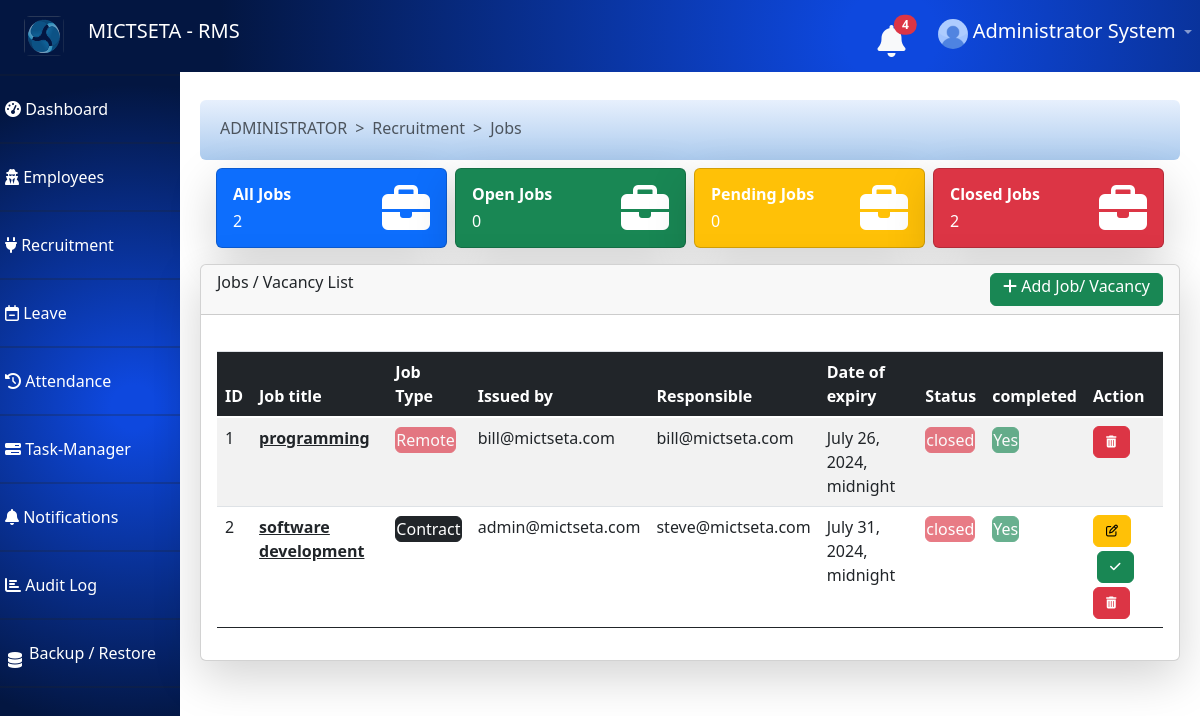
Page /dashboard/view_jobs/ (signed in) on the earlier database version.
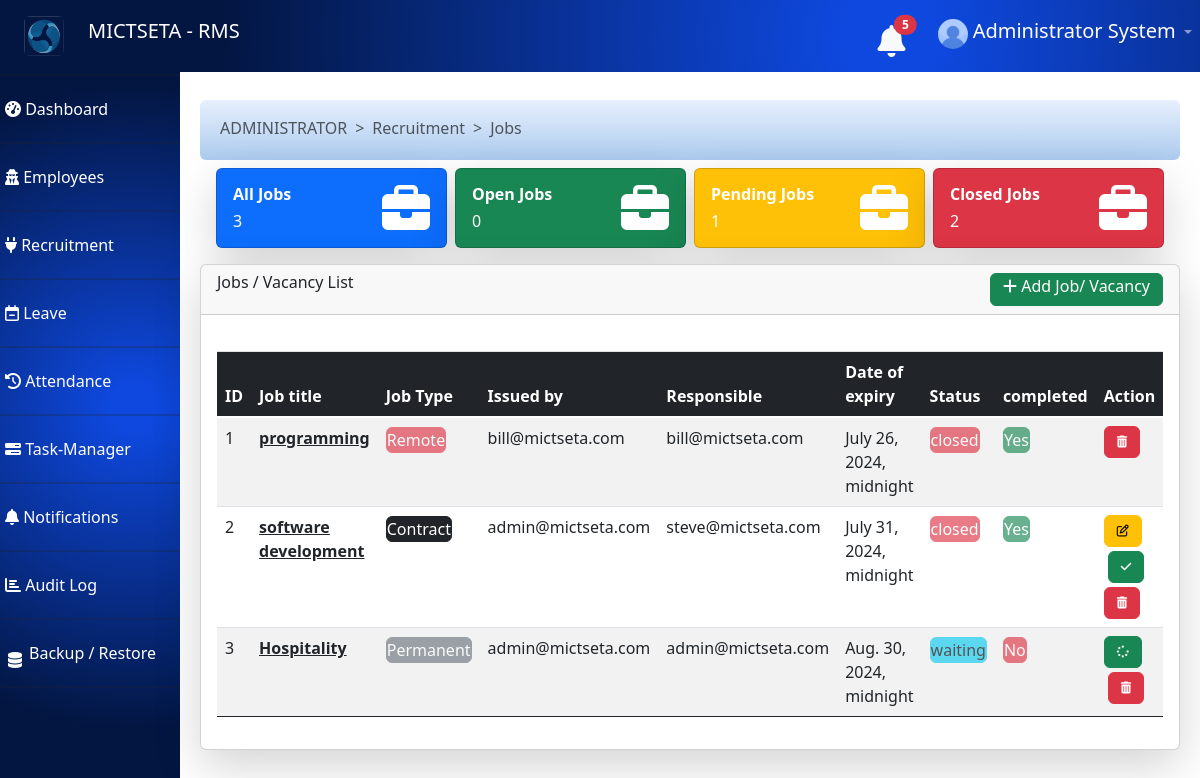
Same page on the later database version.
### jobs/models.py (models this page shows, shortened)
class JobPost(models.Model):
    user = models.ForeignKey(User, on_delete=models.CASCADE, related_name='jobs')
    assigned_to = models.ForeignKey(User, on_delete=models.CASCADE, default=1)
    title = models.CharField(max_length=225, unique=False, null=False)
    description = models.TextField(null=False)
    start_date = models.DateTimeField(auto_now_add=True)
    end_date = models.DateTimeField(null=False)
    location = models.CharField(max_length=225, unique=False, null=False)
    salary_range = models.CharField(max_length=100, null=True)  # Added field for salary range
    job_type = models.CharField(max_length=50, null=False, default='Full-time')  # Added field for job type
    industry = models.CharField(max_length=100, null=True)  # Added field for industry
    company_name = models.CharField(max_length=225, null=True)  # Added field for company name
    status = models.CharField(max_length=20, null=False, default="waiting")
    is_complete = models.BooleanField(null=False, default=False)
    is_approved = models.BooleanField(null=False, default=False)

### dashboard/views.py (the view)
# urls.py: path('view_jobs/', views.view_jobs, name='dashboard.view_jobs'),
@csrf_protect
def view_jobs(request):
	if request.user.is_authenticated:
		current_time = now()
		for leave in request.user.leave_set.all():  # Ensure you call the method and use the correct related name
			if leave.start_date <= current_time <= leave.end_date and leave.status == "Approved":
				return HttpResponse("<h1>Request denied: you are on leave</h1>")
		jobs = JobPost.objects.all()
		for job in jobs:
			if job.status != "closed":
				if current_time > job.end_date :
					job.status = "closed"
					job.save()
		all_jobs = len(jobs)
		open_jobs= len(JobPost.objects.filter(status="open"))
		pending_jobs = len(JobPost.objects.filter(status="waiting"))
		pending_jobs = len(JobPost.objects.filter(status="pending")) + pending_jobs
		closed_jobs = len(JobPost.objects.filter(status="closed"))
		if request.user.is_superuser:
			notify_len = len(Notification.objects.filter(is_seen=False))
		else:
			notify_len = len(Notification.objects.filter(user=request.user,is_seen=False))
		if request.user.is_superuser:
			employees = User.objects.filter(is_staff=True)
		else:
			employees = User.objects.filter(id=request.user.id)
		return render(request,'view_job.html',{'employees':employees,'notify_len':notify_len,'jobs':jobs, 'all_jobs':all_jobs,'open_jobs':open_jobs, 'pending_jobs':pending_jobs,'closed_jobs':closed_jobs})
	else:
		return redirect('render_auth_page')

### dashboard/templates/view_job.html (shortened to what the changed rows need)
{% extends 'dashboard_base.html' %}
{% load static %}
{% block description %}
<div class="d-flex justify-content-between mt-2 ">
  <div class="card text-bg-primary mb-3 mx-1 w-100 shadow-lg rounded" style="height:80px;">
  <div class="card-body">
    <div class="card-text d-flex justify-content-between">
      <div>
      <h6><b>All Jobs</b></h6>
      <h6>{{all_jobs}}</h6>
      </div>
    </div>
  </div>
</div>
<div class="card text-bg-warning mb-3 mx-1 w-100 shadow-lg rounded" style="height:80px;">
  <div class="card-body">
    <div class="card-text d-flex justify-content-between">
      <div>
      <h6 class="text-white"><b>Pending Jobs</b></h6>
      <h6 class="text-white">{{pending_jobs}}</h6>
      </div>
    </div>
  </div>
</div>
</div>
 {% endblock %}
{% block content %}
<div class="card shadow-lg rounded">
  <div class="card-body">
  {% if user.is_staff %}
    <div id="viewJobPage" class="table-container" style="display: block;overflow-x: scroll;">
    <table id="example" class="table table-striped table-hover" style="width:100%">
        <thead>
            <tr class="bg-dark text-white">
                <th class="bg-dark text-white" >ID</th>
                <th class="bg-dark text-white" >Job title</th>
                 <th class="bg-dark text-white" >Job Type</th>
                 <th class="bg-dark text-white" >Issued by</th>
                <th class="bg-dark text-white" >Responsible</th>
                <th class="bg-dark text-white">Date of expiry</th>
                <th class="bg-dark text-white">Status</th>
                <th class="bg-dark text-white">completed</th>
                <th class="bg-dark text-white">Action</th>
            </tr>
        </thead>
        <tbody>
          {% for job in jobs %}
            {% if job.user == user or user.is_superuser or job.assigned_to == user %}
              <tr>
                <td>{{job.id}}</td>
                <td><b><a href="{% url 'dashboard.job_details' job.id %}" class="text-dark">{{job.title}}</a></b></td>
                {% if job.job_type == "Contract" or job.job_type == "Part-Time" %}
                   <td><button class="btn btn-dark  text-white p-0" >{{job.job_type}}</button></td>
                {% elif job.job_type == "Permanent" or job.job_type == "Full-Time" %}
                   <td><button class="btn btn-secondary text-white p-0" disabled>{{job.job_type}}</button></td>
                {% elif job.job_type == "Remote" %}
                   <td><button class="btn btn-danger text-white p-0" disabled>{{job.job_type}}</button></td>
                {% else%}
                <td>{{job.job_type}}</td>
                {% endif %}
                 <td>{{job.user.email}}</td>
                <td>{{job.assigned_to.email}}</td>
                <td>{{job.end_date}}</td>
                {% if job.is_complete %}
                    {% if job.status == "open" %}
                    <td><button class="btn btn-success p-0" disabled>{{job.status}}</button></td>
                    {% elif job.status == "closed" %}
                    <td><button class="btn btn-danger p-0" disabled>{{job.status}}</button></td>
                    {% else %}
                    <td><button class="btn btn-warning p-0" disabled>{{job.status}}</button></td>
                    {% endif %}
                   <td><button class="btn btn-success p-0" disabled>Yes</button></td>
                        {% if user.is_superuser %}
                        <td>
                          {% if not job.is_approved %}
                          <a class="btn btn-warning " data-bs-toggle="modal" href="#JobToggle{{job.id}}" role="button" style="font-size: 12px;"> <i class="fa fa-edit" aria-hidden="true"></i> </a>
                          <a class="btn btn-success m-1 " type="button" onclick="ApproveJob({{job.id}})" role="button" style="font-size: 12px;"> <i class="fa fa-check" aria-hidden="true" style="font-size: 12px;"></i> </a>
                          {% endif %}
                          <a class="btn btn-danger"   type="button" onclick="deleteJob({{job.id}})" role="button" style="font-size: 12px;"> <i class="fa fa-trash" aria-hidden="true"></i> </a>
                        </td>
                        {% endif %}
                {% else %}
                <td><button class="btn btn-info p-0" disabled>{{job.status}}</b></td>
                <td><button class="btn btn-danger p-0" disabled>No</button></td>
                <td>
                  <button class="btn btn-success" data-bs-toggle="modal" href="#JobToggle{{job.id}}" role="button" style="font-size: 12px;"> <i class="fa fa-spinner" aria-hidden="true"></i> </button>
                  <a class="btn btn-danger m-1"   type="button" onclick="deleteJob({{job.id}})" role="button" style="font-size: 12px;"style="font-size: 12px;">  <i class="fa fa-trash" aria-hidden="true"></i> </a>
                </td>
                {% endif %}
              </tr>
              {% endif %}
             {% endfor %}
        </tbody>
    </table>
        </div>
      {% endif %}
  {% endblock %}

### dashboard/templates/dashboard_base.html (shortened to what the changed rows need)
<!DOCTYPE html>
<html lang="en">
<head>
  <link href="https://cdn.jsdelivr.net/npm/bootstrap@5.0.2/dist/css/bootstrap.min.css" rel="stylesheet">
  <link href="https://stackpath.bootstrapcdn.com/bootstrap/4.5.2/css/bootstrap.min.css" rel="stylesheet">
  <link rel="stylesheet" href="https://cdnjs.cloudflare.com/ajax/libs/font-awesome/4.7.0/css/font-awesome.min.css">
  <link rel="stylesheet" href="https://cdnjs.cloudflare.com/ajax/libs/font-awesome/6.0.0-beta3/css/all.min.css">
    <link
        href=
"https://cdnjs.cloudflare.com/ajax/libs/bootstrap-datetimepicker/4.17.37/css/bootstrap-datetimepicker.min.css"
        rel="stylesheet">
  <link rel="stylesheet" href="https://cdnjs.cloudflare.com/ajax/libs/twitter-bootstrap/5.3.0/css/bootstrap.min.css">
  <link rel="stylesheet" href="https://cdn.datatables.net/2.0.8/css/dataTables.bootstrap5.css">
 {% load static %}
</head>
<body>
  <nav class="navbar navbar-expand-lg navbar-dark ">
    <div class="collapse navbar-collapse" id="navbarNav">
      <ul class="navbar-nav ml-auto">
        <li class="nav-item">
          <a class="nav-link" href="#">
            <a href="{% url 'dashboard.get_notifications'%}">
              <button type="button" class="btn btn-primarys position-relative p-0 mr-4 mb-1">
               <i class="fas fa-bell fa-2x text-light"  > </i>
               {% if user.notifications or user.is_superuser %}
                {% if notify_len %}
                <span class="position-absolute top-0 start-100 translate-middle badge rounded-pill bg-danger ">
                  {{notify_len}}
                </span>
                {% endif%}
              {% endif %}
              </button>
            </a>
          </a>
        </li>
      </ul>
    </div>
  </nav>
  <div class="sidebar" style=" overflow-y: scroll; overflow-x:none;">
    <h2 class="text-white">Dashboard</h2>
  </div>
  <div class="main-content">
    <div class="content">
      <div id="defaultPage" style="margin-top: 40px;">
        <div class="container">
        {% block description %} {% endblock %}
        </div>
        {% block content %}
        {% endblock %}
  </div>
</body>
</html>

Differences in the rows shown:
added JobPost: id "3", title "Hospitality", job_type "Permanent", user.email "admin@mictseta.com", assigned_to.email "admin@mictseta.com", end_date "Aug. 30, 2024, midnight", status "waiting"
Other differences:
{{ notify_len }}: "4" → "5"
{{ all_jobs }}: "2" → "3"
{{ pending_jobs }}: "0" → "1"
